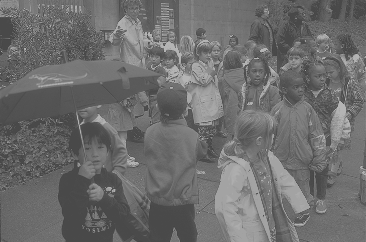
#> input picture PointwiseOperationAndGamma/images/kids.tif, 366 x 242 px
$ python -i histogram.py   (imports and definitions only)
#> lines starting #> are read from the running program, lines starting #| are printed output that depends on the picture
import numpy as np
import matplotlib.pyplot as plt

from PIL import Image


def read_img(img_file):
#> called with img_file = '../images/kids.tif'
	im = Image.open(img_file)
#> im is the input picture: PIL image 366x242 L; min 70, max 180, mean 108.6
	x = np.array(im)
	return x

# [5 lines left out: function display_gray_img, not called in this run]

def get_histogram(x):
	bins = np.zeros(256)
	for pixel in x.flatten():
		bins[pixel] += 1
#> this loop made 88572 passes
#> pixel on passes 1 to 3: 94, 141, 135
#> after the loop, bins = 256 values, max 3712 at index 73, min 0 at index 0, mean 346
	return bins

def plot_histogram(x, img_file, out_dir):
	plt.clf()
	plt.hist(x.flatten(), bins=np.linspace(0,255,256))
	plt.title("Histogram of {}".format(img_file.split("\\")[-1]))
	plt.xlabel("pixel intensity")
	plt.ylabel("number of pixels")
	plt.savefig(out_dir + img_file.split("\\")[-1].strip(".tif")+"_histogram.png")

def plot_cdf(F, img_file, out_dir):
	plt.clf()
	plt.plot(np.arange(256), F)
	plt.title("CDF of {}".format(img_file.split("\\")[-1]))
	plt.xlabel("pixel intensity i")
	plt.ylabel(r"$\^{F}_x(i)$")
	plt.savefig(out_dir + img_file.split("\\")[-1].strip(".tif")+"_CDF.png")

def equalize(img_file, out_dir):
	x = read_img(img_file)
	h = get_histogram(x)
#> h has the same summary as bins in get_histogram

	Fx = np.cumsum(h)/sum(h)
#> Fx = 256 values from 0 to 1

	Y = Fx[x]
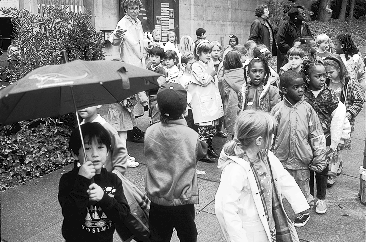
#> Y: shape (242, 366) float64; min 0.00671, max 1, mean 0.508

	Y_max = Fx[np.max(x)]
#> Y_max = 1
	Y_min = Fx[np.min(x)]
#> Y_min = 0.00671

	Z = 255 * (Y - Y_min)/(Y_max - Y_min)

	plot_cdf(Fx, img_file, out_dir)
#> in plot_cdf, `plt.savefig(out_dir + img_file.split("\\")[-1].strip(".tif")+"_CDF.png")`:
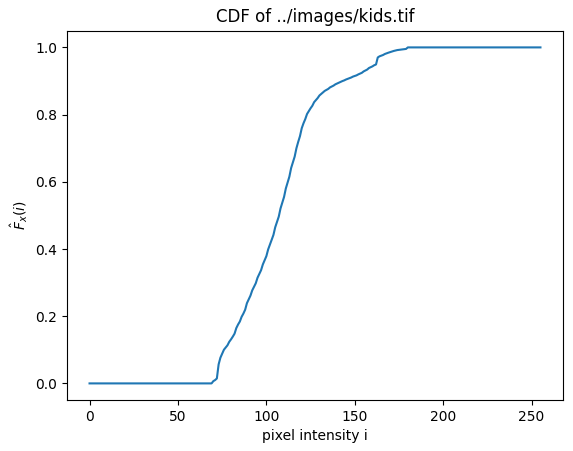
#> figure drawn by matplotlib, 1 panel; curve peaks at x = 180, y = 1

	# Save equilized Image Z
	plt.clf()
	plt.imshow(Z, cmap="gray")
	plt.savefig(out_dir + img_file.split("\\")[-1].strip(".tif")+"_equilized.png")

	# Plot histogram of equilized image
	plot_histogram(Z.astype(int), img_file.split("\\")[-1].strip(".tif")+"_equilized", out_dir)
#> in plot_histogram, `plt.savefig(out_dir + img_file.split("\\")[-1].strip(".tif")+"_histogr..`:
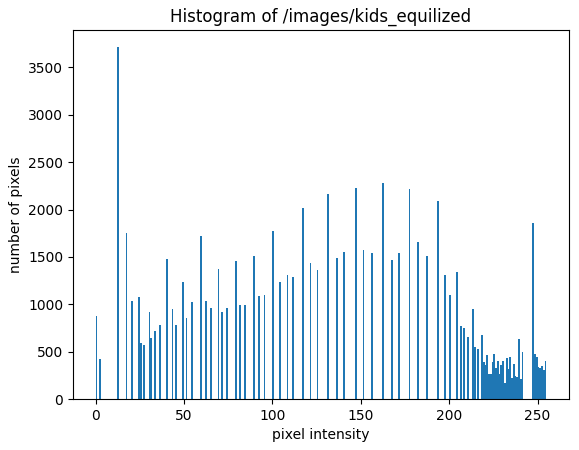
#> figure drawn by matplotlib, 1 panel; tallest bar 3712 high, from x = 12 to 13

# [47 lines left out: functions stretch, create_checkerboard_pattern, gamma_correct_img, not called in this run]

>>> result = equalize('../images/kids.tif', 'out.png')
